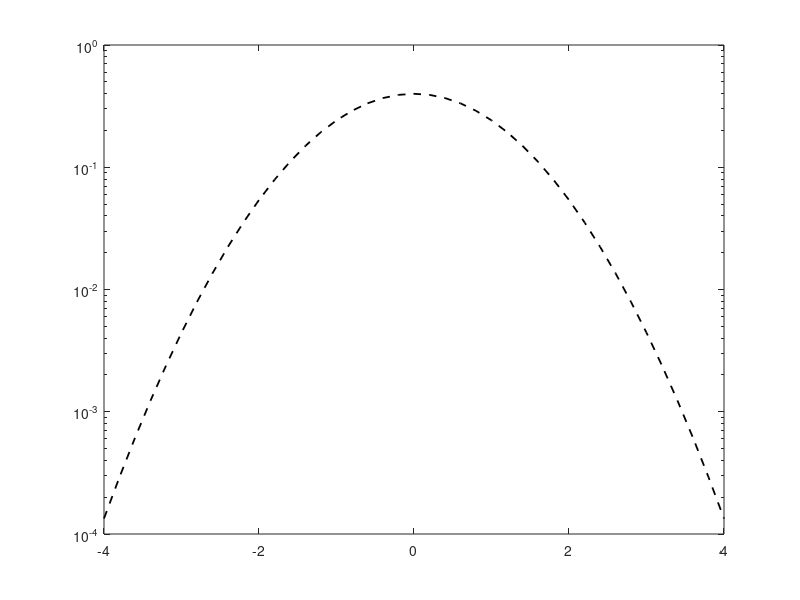

Write MATLAB code to recreate this figure. (Note: this script raises an error after producing the figure.)
% Simple script to see how the step between frames parameter affects the
% results.

TRYSTEPS = [32 16 12 8 4];

% struct init
vstatsitem = struct('rawpdf',[],'normpdf',[],'mom',[],'step',[],'pts',[],'alpha',[]);
vstats(1:length(TRYSTEPS)) = vstatsitem;

% Gaussian comparison plot
x = -4:0.2:4;
y = 1/sqrt(2*pi)*exp(-x.^2/2);

figure;
semilogy(x,y,'k--','LineWidth',1.3);
hold on;

cols = parula(length(TRYSTEPS));

for t = 1:length(TRYSTEPS)
    
    step = TRYSTEPS(t);
    
    % message to the user
    fprintf('*** Step %d ***\n',step);
    
    voro = VoroSingleGroup('groupH',step);
    
    vstats(t) = VoroStatsSingleGroup(voro);
    
    % plot for the user
    semilogy(vstats(t).normpdf(:,1),vstats(t).normpdf(:,2),'+-','LineWidth',1.3,'Color',cols(t,:));
    hold on;
    grid on;
    xlabel('Normalized Voronoi area');
    ylabel('PDF');
    title('Group H, all movies');
    
    pause(1);
    
end

legend(["Gauss"; "step " + num2str(TRYSTEPS')],'Location','south');